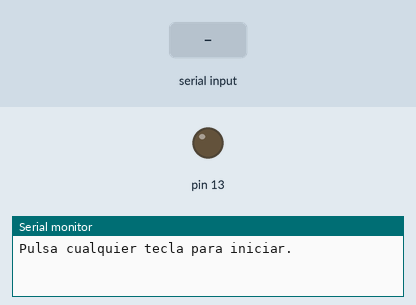
Recording of a sketch running on a simulated Arduino Uno, built with avr-gcc and run on an emulated ATmega328P. On the bench: output pins drawn as LEDs (lit = HIGH), the last lines printed to the serial monitor. Dashed ring = blinking. The test bench sets the inputs (shaded band). Storage starts empty.

Above: at 2.9 s.
3.0 s: "90,45\n" received over Serial
At 4.1 s:
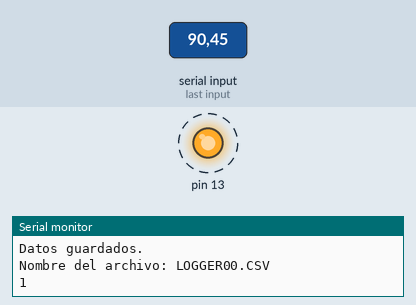
Timing chart, 0 to 12.0 s (numbered marks = the images above; inputs shaded):
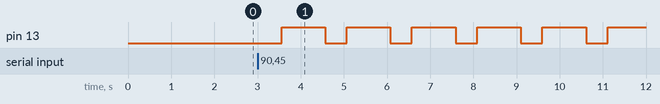

The sketch:

SD_setup.ino
```cpp
#include <SD.h>
#include <SPI.h>

int cont = 0;
char readData[11]= {"xxxxxxxxxx"};
char nombreArch[] = "LOGGER00.CSV";

//-----SD stuff
const String path = "/CircuitTests";
const String file = "mdata.txt";
const int CS = 8; //Chip select
File datalogFile; //Datalog File

void setup() {
  // put your setup code here, to run once:
  Serial.begin(9600);
  pinMode(13, OUTPUT);
  delay(2000);
  Serial.println("Pulsa cualquier tecla para iniciar.");
  while (!Serial.available()) {}
  while (!initSD()) { Serial.println("Starting SD again..."); }
  GenerateFilename(nombreArch);
  File openedFile = SD.open(nombreArch, FILE_WRITE); //prueba_0.txt
  openedFile.close();
  Serial.println(nombreArch);
  while (!writeDataToFile("Prueba,1", nombreArch)) { Serial.println("Sending data to SD again..."); }
  Serial.println("Datos guardados.");
  file = nombreArch;
  Serial.print("Nombre del archivo: ");
  Serial.println(file);
//  Serial.print("Numero leido: ");
//  Serial.println(numPrueba);
}

void loop() {
  cont++;
  while (!writeDataToFile((String)cont, file)) { Serial.println("Guardando datos de nuevo..."); }
  Serial.println((String) cont);
  blinkLed();
  if (cont == 10) {
    while(true);
  }
}

bool initSD() {
  if (!SD.begin(CS)) {
    Serial.println("Error");  // Check if SD card is present
    return false;
  } else { Serial.println("Init successful"); }
  return true;
}

bool writeDataToFile(String datos, String filename) {
  datalogFile = SD.open(filename, FILE_WRITE); // Add header to file
  if (datalogFile) {
    datalogFile.println(datos);
    datalogFile.close();
  } else {
    Serial.println("Error opening .txt");
    return false;
  }

  return true;
}

void blinkLed() {
  digitalWrite(13, LOW);
  delay(500);
  digitalWrite(13, HIGH);
  delay(1000);
}

int buscarNumPrueba(File dirBase){
  File entry = dirBase;
  int num;
  while(true){
    entry = entry.openNextFile();
    Serial.println(entry.name());
    if(!entry.openNextFile()){
      String nombre = entry.name();
      num = nombre.substring(7).toInt();
      entry.close();
      break;
    }
    entry.close();
  }
  return num;
}

void GenerateFilename(char* fileName){
  // Construct the filename to be the next incrementally indexed filename in the set [00-99].
  for (byte i = 1; i <= 99; i++)
  {
    // check before modifying target filename.
    if (SD.exists(fileName))
    {
      // the filename exists so increment the 2 digit filename index.
      fileName[6] = i/10 + '0';
      fileName[7] = i%10 + '0';
    } else {
      break;  // the filename doesn't exist so break out of the for loop.
    }
  }
}
```

Measured:
- after the input at 3.0 s, pin 13: alternates HIGH for 1.0 s and LOW for 0.50 s, starting after 0.56 s
